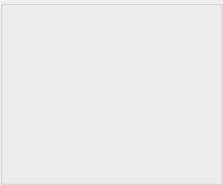
         <widget class="QGroupBox" name="groupBox1" >
          <property name="minimumSize" >
           <size>
            <width>223</width>
            <height>185</height>
           </size>
          </property>
          <property name="maximumSize" >
           <size>
            <width>223</width>
            <height>185</height>
           </size>
          </property>
          <property name="title" >
           <string/>
          </property>
          <widget class="QFrame" name="frame_15" >
           <property name="geometry" >
            <rect>
             <x>22</x>
             <y>123</y>
             <width>40</width>
             <height>40</height>
            </rect>
           </property>
           <layout class="QGridLayout" >
            <property name="leftMargin" >
             <number>0</number>
            </property>
            <property name="topMargin" >
             <number>0</number>
            </property>
            <property name="rightMargin" >
             <number>0</number>
            </property>
            <property name="bottomMargin" >
             <number>0</number>
            </property>
            <property name="horizontalSpacing" >
             <number>0</number>
            </property>
            <property name="verticalSpacing" >
             <number>0</number>
            </property>
            <item row="0" column="0" >
             <widget class="QLabel" name="textLabel_Button1" >
              <property name="text" >
               <string/>
              </property>
              <property name="scaledContents" >
               <bool>true</bool>
              </property>
             </widget>
            </item>
           </layout>
          </widget>
          <widget class="QFrame" name="frame_14" >
           <property name="geometry" >
            <rect>
             <x>17</x>
             <y>70</y>
             <width>50</width>
             <height>34</height>
            </rect>
           </property>
           <layout class="QGridLayout" >
            <property name="leftMargin" >
             <number>0</number>
            </property>
            <property name="topMargin" >
             <number>0</number>
            </property>
            <property name="rightMargin" >
             <number>0</number>
            </property>
            <property name="bottomMargin" >
             <number>0</number>
            </property>
            <property name="horizontalSpacing" >
             <number>0</number>
            </property>
            <property name="verticalSpacing" >
             <number>0</number>
            </property>
            <item row="1" column="0" >
             <widget class="QLabel" name="textLabel_Cash1" >
              <property name="minimumSize" >
               <size>
                <width>35</width>
                <height>0</height>
               </size>
              </property>
              <property name="alignment" >
               <set>Qt::AlignRight|Qt::AlignTrailing|Qt::AlignVCenter</set>
              </property>
             </widget>
            </item>
            <item row="0" column="0" >
             <widget class="QLabel" name="textLabel_TopCash1" >
              <property name="minimumSize" >
               <size>
                <width>35</width>
                <height>0</height>
               </size>
              </property>
             </widget>
            </item>
           </layout>
          </widget>
          <widget class="QFrame" name="frame_Cards1" >
           <property name="geometry" >
            <rect>
             <x>85</x>
             <y>40</y>
             <width>118</width>
             <height>111</height>
            </rect>
           </property>
           <widget class="QLabel" name="textLabel_Status1" >
            <property name="geometry" >
             <rect>
              <x>9</x>
              <y>35</y>
              <width>100</width>
              <height>40</height>
             </rect>
            </property>
            <property name="minimumSize" >
             <size>
              <width>0</width>
              <height>20</height>
             </size>
            </property>
            <property name="text" >
             <string/>
            </property>
            <property name="alignment" >
             <set>Qt::AlignCenter</set>
            </property>
           </widget>
           <widget class="MyCardsPixmapLabel" name="pixmapLabel_card1a" >
            <property name="geometry" >
             <rect>
              <x>0</x>
              <y>0</y>
              <width>80</width>
              <height>111</height>
             </rect>
            </property>
            <property name="scaledContents" >
             <bool>true</bool>
            </property>
           </widget>
           <widget class="MyCardsPixmapLabel" name="pixmapLabel_card1b" >
            <property name="geometry" >
             <rect>
              <x>39</x>
              <y>0</y>
              <width>80</width>
              <height>111</height>
             </rect>
            </property>
            <property name="scaledContents" >
             <bool>true</bool>
            </property>
           </widget>
          </widget>
          <widget class="QLabel" name="label_Avatar1" >
           <property name="geometry" >
            <rect>
             <x>17</x>
             <y>17</y>
             <width>50</width>
             <height>50</height>
            </rect>
           </property>
           <property name="pixmap" >
            <pixmap/>
           </property>
           <property name="scaledContents" >
            <bool>true</bool>
           </property>
          </widget>
          <widget class="QLabel" name="label_PlayerName1" >
           <property name="geometry" >
            <rect>
             <x>85</x>
             <y>17</y>
             <width>118</width>
             <height>23</height>
            </rect>
           </property>
           <property name="alignment" >
            <set>Qt::AlignLeading|Qt::AlignLeft|Qt::AlignTop</set>
           </property>
          </widget>
          <widget class="MySetLabel" name="textLabel_Set1" >
           <property name="geometry" >
            <rect>
             <x>85</x>
             <y>155</y>
             <width>118</width>
             <height>20</height>
            </rect>
           </property>
           <property name="alignment" >
            <set>Qt::AlignBottom|Qt::AlignHCenter</set>
           </property>
          </widget>
         </widget>
